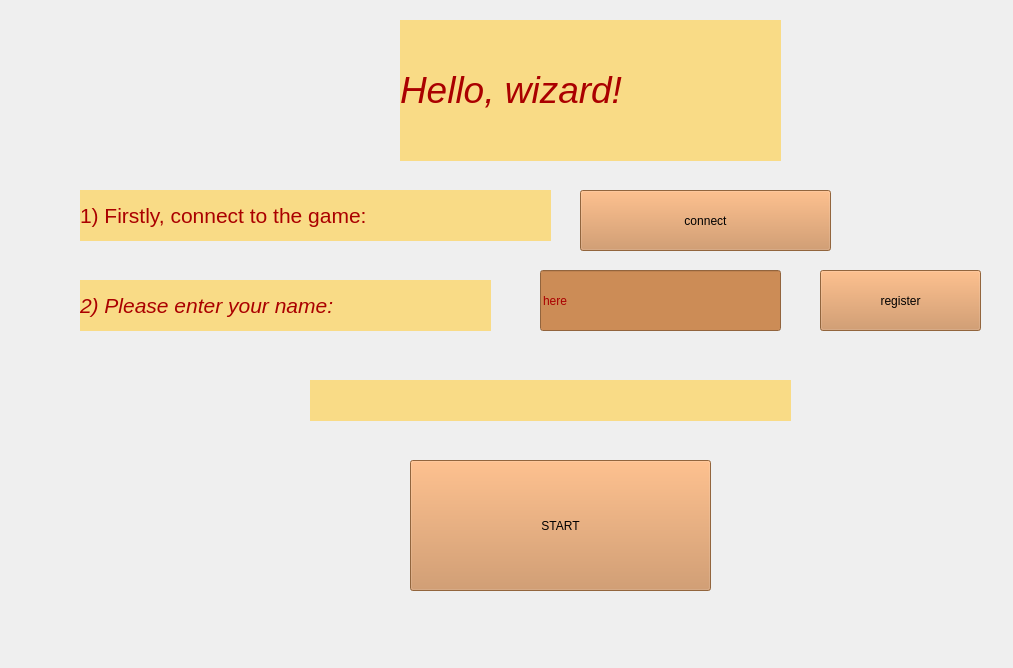
<?xml version="1.0" encoding="UTF-8"?>
<ui version="4.0">
 <class>Start_window</class>
 <widget class="QWidget" name="Start_window">
  <property name="geometry">
   <rect>
    <x>0</x>
    <y>0</y>
    <width>1013</width>
    <height>668</height>
   </rect>
  </property>
  <property name="windowTitle">
   <string>Start_window</string>
  </property>
  <widget class="QPushButton" name="start_button">
   <property name="geometry">
    <rect>
     <x>410</x>
     <y>460</y>
     <width>301</width>
     <height>131</height>
    </rect>
   </property>
   <property name="toolTip">
    <string>&lt;html&gt;&lt;head/&gt;&lt;body&gt;&lt;p&gt;Click here to start game&lt;/p&gt;&lt;/body&gt;&lt;/html&gt;</string>
   </property>
   <property name="styleSheet">
    <string notr="true">font: 14pt &quot;Papyrus&quot;; rgb: (170, 0, 0);
background-color: rgb(205, 141, 86);</string>
   </property>
   <property name="text">
    <string>START</string>
   </property>
  </widget>
  <widget class="QLabel" name="label">
   <property name="geometry">
    <rect>
     <x>400</x>
     <y>20</y>
     <width>381</width>
     <height>141</height>
    </rect>
   </property>
   <property name="styleSheet">
    <string notr="true">font: 700 26pt &quot;Segoe Script&quot;;
background-color: rgb(170, 170, 127);
background-color: rgb(249, 219, 134);
color: rgb(170, 0, 0); </string>
   </property>
   <property name="text">
    <string>&lt;html&gt;&lt;head/&gt;&lt;body&gt;&lt;p&gt;&lt;span style=&quot; font-size:28pt; font-style:italic; color:#aa0000;&quot;&gt;Hello, wizard!&lt;/span&gt;&lt;/p&gt;&lt;/body&gt;&lt;/html&gt;</string>
   </property>
  </widget>
  <widget class="QLabel" name="label_2">
   <property name="geometry">
    <rect>
     <x>80</x>
     <y>280</y>
     <width>411</width>
     <height>51</height>
    </rect>
   </property>
   <property name="styleSheet">
    <string notr="true">font: 700 26pt &quot;Segoe Script&quot;;
background-color: rgb(170, 170, 127);
background-color: rgb(249, 219, 134);
color: rgb(170, 0, 0); </string>
   </property>
   <property name="text">
    <string>&lt;html&gt;&lt;head/&gt;&lt;body&gt;&lt;p&gt;&lt;span style=&quot; font-size:16pt; font-style:italic; color:#aa0000;&quot;&gt;2) Please enter your name:&lt;/span&gt;&lt;/p&gt;&lt;/body&gt;&lt;/html&gt;</string>
   </property>
  </widget>
  <widget class="QLabel" name="label_3">
   <property name="geometry">
    <rect>
     <x>-840</x>
     <y>-480</y>
     <width>1851</width>
     <height>1181</height>
    </rect>
   </property>
   <property name="minimumSize">
    <size>
     <width>861</width>
     <height>621</height>
    </size>
   </property>
   <property name="text">
    <string>&lt;!DOCTYPE HTML PUBLIC &quot;-//W3C//DTD HTML 4.0//EN&quot; &quot;http://www.w3.org/TR/REC-html40/strict.dtd&quot;&gt;
&lt;html&gt;&lt;head&gt;&lt;meta name=&quot;qrichtext&quot; content=&quot;1&quot; /&gt;&lt;meta charset=&quot;utf-8&quot; /&gt;&lt;style type=&quot;text/css&quot;&gt;
p, li { white-space: pre-wrap; }
&lt;/style&gt;&lt;/head&gt;&lt;body style=&quot; font-family:'Segoe UI'; font-size:9pt; font-weight:400; font-style:normal;&quot;&gt;
&lt;p style=&quot; margin-top:12px; margin-bottom:12px; margin-left:0px; margin-right:0px; -qt-block-indent:0; text-indent:0px;&quot;&gt;&lt;img src=&quot;:/background/background_for_start.png&quot; /&gt;&lt;/p&gt;&lt;/body&gt;&lt;/html&gt;</string>
   </property>
  </widget>
  <widget class="QLabel" name="label_4">
   <property name="geometry">
    <rect>
     <x>80</x>
     <y>190</y>
     <width>471</width>
     <height>51</height>
    </rect>
   </property>
   <property name="styleSheet">
    <string notr="true">font: 700 26pt &quot;Segoe Script&quot;;
background-color: rgb(170, 170, 127);
background-color: rgb(249, 219, 134);
color: rgb(170, 0, 0); </string>
   </property>
   <property name="text">
    <string>&lt;html&gt;&lt;head/&gt;&lt;body&gt;&lt;p&gt;&lt;span style=&quot; font-size:16pt;&quot;&gt;1) Firstly, connect to the game:&lt;/span&gt;&lt;/p&gt;&lt;/body&gt;&lt;/html&gt;</string>
   </property>
  </widget>
  <widget class="QPushButton" name="connect_button">
   <property name="geometry">
    <rect>
     <x>580</x>
     <y>190</y>
     <width>251</width>
     <height>61</height>
    </rect>
   </property>
   <property name="styleSheet">
    <string notr="true">font: 22pt &quot;Papyrus&quot;; rgb: (170, 0, 0);
background-color: rgb(205, 141, 86);</string>
   </property>
   <property name="text">
    <string>connect</string>
   </property>
  </widget>
  <widget class="QLineEdit" name="name_edit">
   <property name="geometry">
    <rect>
     <x>540</x>
     <y>270</y>
     <width>241</width>
     <height>61</height>
    </rect>
   </property>
   <property name="styleSheet">
    <string notr="true">font: 18pt &quot;Papyrus&quot;;
color: rgb(170, 0, 0);
background-color: rgb(204, 140, 86);</string>
   </property>
   <property name="text">
    <string>here</string>
   </property>
  </widget>
  <widget class="QPushButton" name="registration_button">
   <property name="geometry">
    <rect>
     <x>820</x>
     <y>270</y>
     <width>161</width>
     <height>61</height>
    </rect>
   </property>
   <property name="toolTip">
    <string>&lt;html&gt;&lt;head/&gt;&lt;body&gt;&lt;p&gt;click on this button to send your name&lt;/p&gt;&lt;/body&gt;&lt;/html&gt;</string>
   </property>
   <property name="styleSheet">
    <string notr="true">font: 22pt &quot;Papyrus&quot;; rgb: (170, 0, 0);
background-color: rgb(205, 141, 86);</string>
   </property>
   <property name="text">
    <string>register</string>
   </property>
  </widget>
  <widget class="QLabel" name="info_label">
   <property name="geometry">
    <rect>
     <x>310</x>
     <y>380</y>
     <width>481</width>
     <height>41</height>
    </rect>
   </property>
   <property name="styleSheet">
    <string notr="true">font: 700 26pt &quot;Segoe Script&quot;;
background-color: rgb(170, 170, 127);
background-color: rgb(249, 219, 134);
color: rgb(170, 0, 0); </string>
   </property>
   <property name="text">
    <string/>
   </property>
  </widget>
  <zorder>label_3</zorder>
  <zorder>start_button</zorder>
  <zorder>label</zorder>
  <zorder>label_2</zorder>
  <zorder>label_4</zorder>
  <zorder>connect_button</zorder>
  <zorder>name_edit</zorder>
  <zorder>registration_button</zorder>
  <zorder>info_label</zorder>
 </widget>
 <resources/>
 <connections/>
</ui>
